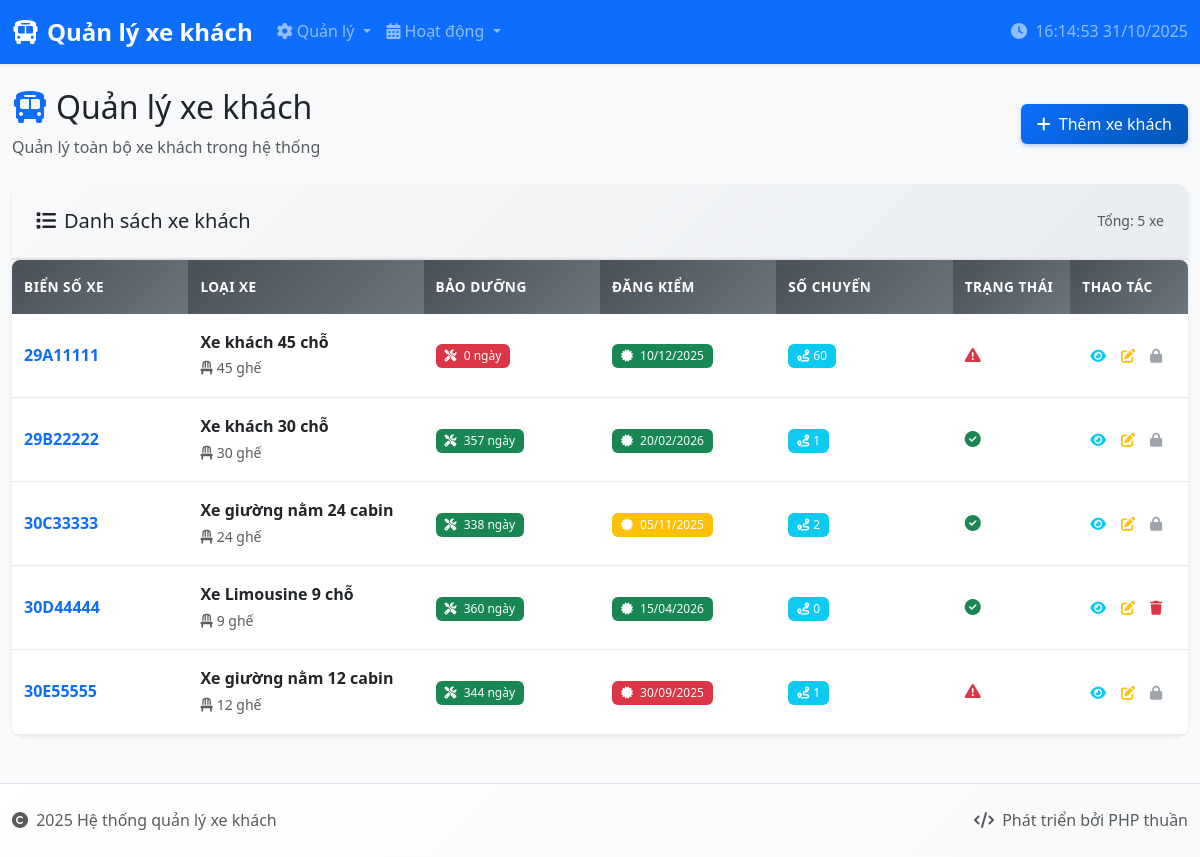
The app's page /quanly_xe_khach/xe_khach/index.php with its own data.
### tables this page shows
CREATE TABLE `xe_khach` (
  `MaXe` varchar(8) NOT NULL,
  `MaLoaiXe` varchar(10) NOT NULL,
  `SoNgayBDConLai` int(11) DEFAULT 360,
  `HanDangKiem` date DEFAULT NULL,
  PRIMARY KEY (`MaXe`),
  KEY `MaLoaiXe` (`MaLoaiXe`),
  CONSTRAINT `xe_khach_ibfk_1` FOREIGN KEY (`MaLoaiXe`) REFERENCES `loai_xe` (`MaLoaiXe`),
  CONSTRAINT `CONSTRAINT_1` CHECK (`SoNgayBDConLai` <= 360)
);

CREATE TABLE `loai_xe` (
  `MaLoaiXe` varchar(10) NOT NULL,
  `TenLoaiXe` varchar(50) NOT NULL,
  `SoGhe` int(11) NOT NULL,
  PRIMARY KEY (`MaLoaiXe`)
);

### quanly_xe_khach/xe_khach/index.php (the view, shortened to what this page needs)
<?php
$database = new Database();
$db = $database->getConnection();
try {
    $query = "SELECT xk.*, lx.TenLoaiXe, lx.SoGhe,
                     CASE
                         WHEN xk.SoNgayBDConLai <= 0 THEN 'danger'
                         WHEN xk.SoNgayBDConLai <= 10 THEN 'warning'
                         ELSE 'success'
                     END as ColorBD,
                     CASE
                         WHEN xk.HanDangKiem <= CURDATE() THEN 'danger'
                         WHEN DATEDIFF(xk.HanDangKiem, CURDATE()) <= 30 THEN 'warning'
                         ELSE 'success'
                     END as ColorDK,
                     COUNT(cx.MaChuyenXe) as SoChuyenXe
              FROM xe_khach xk
              LEFT JOIN loai_xe lx ON xk.MaLoaiXe = lx.MaLoaiXe
              LEFT JOIN chuyen_xe cx ON xk.MaXe = cx.MaXe
              GROUP BY xk.MaXe
              ORDER BY xk.MaXe";
    $stmt = $db->prepare($query);
    $stmt->execute();
    $xe_khach_list = $stmt->fetchAll(PDO::FETCH_ASSOC);
} catch(PDOException $e) {
    $error = "Lỗi truy vấn: " . $e->getMessage();
}
include '../includes/header.php';
?>
<div class="row">
    <div class="col-12">
        <div class="d-flex justify-content-between align-items-center mb-4">
            <div>
                <h2><i class="fas fa-bus text-primary me-2"></i>Quản lý xe khách</h2>
                <p class="text-muted mb-0">Quản lý toàn bộ xe khách trong hệ thống</p>
            </div>
            <a href="create.php" class="btn btn-primary">
                <i class="fas fa-plus me-2"></i>Thêm xe khách
            </a>
        </div>
        <div class="card shadow-sm">
            <div class="card-header">
                <div class="row align-items-center">
                    <div class="col">
                        <h5 class="mb-0"><i class="fas fa-list me-2"></i>Danh sách xe khách</h5>
                    </div>
                    <div class="col-auto">
                        <small class="text-muted">Tổng: <?php echo count($xe_khach_list); ?> xe</small>
                    </div>
                </div>
            </div>
            <div class="card-body p-0">
                <?php if (empty($xe_khach_list)): ?>
                    <div class="text-center py-5">
                        <i class="fas fa-bus fa-3x text-muted mb-3"></i>
                        <p class="text-muted">Chưa có xe khách nào</p>
                        <a href="create.php" class="btn btn-primary">
                            <i class="fas fa-plus me-2"></i>Thêm xe đầu tiên
                        </a>
                    </div>
                <?php else: ?>
                    <div class="table-responsive">
                        <table class="table table-hover mb-0">
                            <thead class="table-dark">
                            <tr>
                                <th width="15%">Biển số xe</th>
                                <th width="20%">Loại xe</th>
                                <th width="15%">Bảo dưỡng</th>
                                <th width="15%">Đăng kiểm</th>
                                <th width="15%">Số chuyến</th>
                                <th width="10%">Trạng thái</th>
                                <th width="10%">Thao tác</th>
                            </tr>
                            </thead>
                            <tbody>
                            <?php foreach ($xe_khach_list as $xe): ?>
                                <tr>
                                    <td>
                                        <div class="fw-bold text-primary fs-6">
                                            <?php echo htmlspecialchars($xe['MaXe']); ?>
                                        </div>
                                    </td>
                                    <td>
                                        <div class="fw-semibold"><?php echo htmlspecialchars($xe['TenLoaiXe']); ?></div>
                                        <small class="text-muted">
                                            <i class="fas fa-chair me-1"></i><?php echo $xe['SoGhe']; ?> ghế
                                        </small>
                                    </td>
                                    <td>
                                    <span class="badge bg-<?php echo $xe['ColorBD']; ?>">
                                        <i class="fas fa-tools me-1"></i>
                                        <?php echo $xe['SoNgayBDConLai']; ?> ngày
                                    </span>
                                    </td>
                                    <td>
                                    <span class="badge bg-<?php echo $xe['ColorDK']; ?>">
                                        <i class="fas fa-certificate me-1"></i>
                                        <?php echo date('d/m/Y', strtotime($xe['HanDangKiem'])); ?>
                                    </span>
                                    </td>
                                    <td>
                                    <span class="badge bg-info">
                                        <i class="fas fa-route me-1"></i><?php echo $xe['SoChuyenXe']; ?>
                                    </span>
                                    </td>
                                    <td>
                                        <?php
                                        if ($xe['SoNgayBDConLai'] <= 0 || strtotime($xe['HanDangKiem']) <= time()) {
                                            echo '<i class="fas fa-exclamation-triangle text-danger" title="Cần bảo dưỡng/đăng kiểm"></i>';
                                        } else {
                                            echo '<i class="fas fa-check-circle text-success" title="Hoạt động tốt"></i>';
                                        }
                                        ?>
                                    </td>
                                    <td>
                                        <div class="btn-group" role="group">
                                            <a href="view.php?id=<?php echo $xe['MaXe']; ?>"
                                               class="btn btn-sm btn-outline-info"
                                               data-bs-toggle="tooltip" title="Xem chi tiết">
                                                <i class="fas fa-eye"></i>
                                            </a>
                                            <a href="edit.php?id=<?php echo $xe['MaXe']; ?>"
                                               class="btn btn-sm btn-outline-warning"
                                               data-bs-toggle="tooltip" title="Chỉnh sửa">
                                                <i class="fas fa-edit"></i>
                                            </a>
                                            <?php if ($xe['SoChuyenXe'] == 0): ?>
                                                <a href="index.php?delete=<?php echo $xe['MaXe']; ?>"
                                                   class="btn btn-sm btn-outline-danger"
                                                   data-bs-toggle="tooltip" title="Xóa"
                                                   data-confirm="Bạn có chắc muốn xóa xe '<?php echo htmlspecialchars($xe['MaXe']); ?>'?">
                                                    <i class="fas fa-trash"></i>
                                                </a>
                                            <?php else: ?>
                                                <button class="btn btn-sm btn-outline-secondary" disabled
                                                        data-bs-toggle="tooltip" title="Không thể xóa vì đang có chuyến xe">
                                                    <i class="fas fa-lock"></i>
                                                </button>
                                            <?php endif; ?>
                                        </div>
                                    </td>
                                </tr>
                            <?php endforeach; ?>
                            </tbody>
                        </table>
                    </div>
                <?php endif; ?>
            </div>
        </div>
    </div>
</div>
<?php include '../includes/footer.php'; ?>

### quanly_xe_khach/style.css (style rules this page uses)
:root { --primary-color: #0d6efd; --secondary-color: #6c757d; --success-color: #198754; --info-color: #0dcaf0; --warning-color: #ffc107; --danger-color: #dc3545; --light-color: #f8f9fa; --dark-color: #212529; }
body { font-family: 'Segoe UI', Tahoma, Geneva, Verdana, sans-serif; background-color: #f8f9fa; line-height: 1.6; }
.card { border: none; border-radius: 12px; box-shadow: 0 2px 10px rgba(0,0,0,0.08); transition: transform 0.2s ease, box-shadow 0.2s ease; }
.card-header { background: linear-gradient(135deg, #f8f9fa 0%, #e9ecef 100%); border-bottom: 2px solid #dee2e6; border-radius: 12px 12px 0 0 !important; padding: 1.5rem; }
.card-body { padding: 1.5rem; }
.table { border-radius: 8px; overflow: hidden; box-shadow: 0 2px 8px rgba(0,0,0,0.05); }
.table thead th { background: linear-gradient(135deg, #495057 0%, #6c757d 100%); color: white; border: none; font-weight: 600; text-transform: uppercase; font-size: 0.85rem; letter-spacing: 0.5px; padding: 1rem 0.75rem; }
.table tbody tr { transition: background-color 0.2s ease; }
.table td { vertical-align: middle; border-color: #e9ecef; padding: 1rem 0.75rem; }
.btn { border-radius: 6px; font-weight: 500; padding: 0.5rem 1rem; transition: all 0.2s ease; border: none; }
.btn-primary { background: linear-gradient(135deg, #0d6efd 0%, #0056b3 100%); box-shadow: 0 2px 4px rgba(13, 110, 253, 0.3); }
.btn-sm { padding: 0.375rem 0.75rem; font-size: 0.85rem; }
.btn-group-sm > .btn, .btn-sm { border-radius: 4px; }
.badge { font-size: 0.75rem; font-weight: 500; padding: 0.5em 0.75em; border-radius: 6px; }

### quanly_xe_khach/includes/header.php (style rules this page uses)
.table th { background-color: #f8f9fa; }
.btn-group-sm > .btn, .btn-sm { padding: 0.25rem 0.5rem; font-size: 0.875rem; }
.card-header { background-color: #f8f9fa; border-bottom: 2px solid #dee2e6; }

### records on screen
xe_khach: MaXe "29A11111", MaLoaiXe.TenLoaiXe "Xe khách 45 chỗ", MaLoaiXe.SoGhe "45", SoNgayBDConLai "0", HanDangKiem "10/12/2025", SoChuyenXe "60"
xe_khach: MaXe "29B22222", MaLoaiXe.TenLoaiXe "Xe khách 30 chỗ", MaLoaiXe.SoGhe "30", SoNgayBDConLai "357", HanDangKiem "20/02/2026", SoChuyenXe "1"
xe_khach: MaXe "30C33333", MaLoaiXe.TenLoaiXe "Xe giường nằm 24 cabin", MaLoaiXe.SoGhe "24", SoNgayBDConLai "338", HanDangKiem "05/11/2025", SoChuyenXe "2"
xe_khach: MaXe "30D44444", MaLoaiXe.TenLoaiXe "Xe Limousine 9 chỗ", MaLoaiXe.SoGhe "9", SoNgayBDConLai "360", HanDangKiem "15/04/2026", SoChuyenXe "0"
xe_khach: MaXe "30E55555", MaLoaiXe.TenLoaiXe "Xe giường nằm 12 cabin", MaLoaiXe.SoGhe "12", SoNgayBDConLai "344", HanDangKiem "30/09/2025", SoChuyenXe "1"

### other values on screen
count($xe_khach_list) "5"
